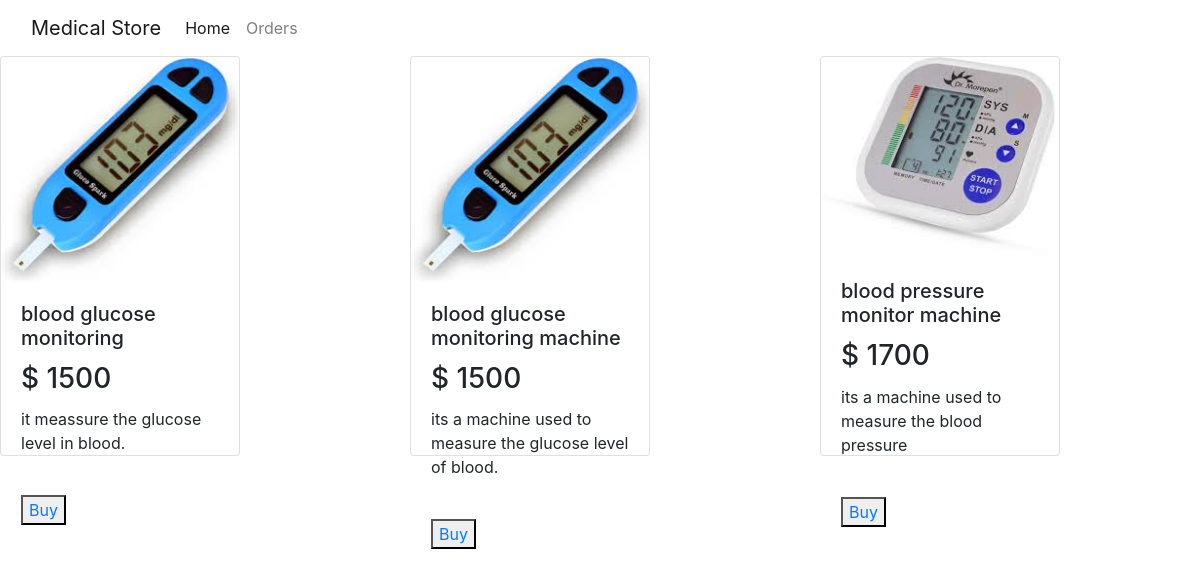
The app's page /inindex/ with its own data.
### drug/models.py (models this page shows, shortened)
class inproducts_tbl(models.Model):
    img=models.FileField(upload_to='pic')
    title=models.CharField(max_length=100)
    des=models.TextField(max_length=300)
    price=models.IntegerField()

### drug/views.py (the view)
# urls.py: path("inindex/",inindex,name='inindex'),
def inindex(request):
    obj= inproducts_tbl.objects.all()
    idno=request.GET.get('idn')
    request.session['idno']=idno
    return render(request,"inindex.html",{'data':obj})

### templates/inindex.html (shortened to what this page needs)
<link rel="stylesheet" href="https://cdn.jsdelivr.net/npm/bootstrap@4.0.0/dist/css/bootstrap.min.css">
<nav class="navbar navbar-expand-lg navbar-light bg-body-tertiary">
    <div class="container-fluid">
      <a class="navbar-brand" href="#">Medical Store</a>
      <div class="collapse navbar-collapse" id="navbarText">
        <ul class="navbar-nav me-auto mb-2 mb-lg-0">
          <li class="nav-item">
            <a class="nav-link active" aria-current="page" href="#">Home</a>
          </li>
          <li class="nav-item">
            <a class="nav-link" href="{% url 'drug1:inorder' %}">Orders</a>
          </li>
        </ul>
      </div>
    </div>
  </nav>
<div class="row">
    {% for m in data %}
      <div class="col-md-4 mb-4">
        <div class="card" style="width: 15rem; height: 400px;">
          <img src="{{ m.img.url }}" class="card-img-top" alt="Chicago Skyscrapers">
          <div class="card-body">
            <h5 class="card-title">{{ m.title }}</h5>
            <h3 class="card-title">$ {{ m.price }}</h3>
            <p class="card-text">{{ m.des }}</p>
          </div>
          <div class="card-body">
            <button><a href="/payment/?idn={{m.id}}" class="card-link">Buy</a></button>
          </div>
        </div>
      </div>
    {% endfor %}
  </div>

### records on screen
inproducts_tbl: img (picture), title "blood glucose monitoring", price "1500", des "it meassure the glucose level in blood."
inproducts_tbl: img (picture), title "blood glucose monitoring machine", price "1500", des "its a machine used to measure the glucose level of blood."
inproducts_tbl: img (picture), title "blood pressure monitor machine", price "1700", des "its a machine used to measure the blood pressure"
